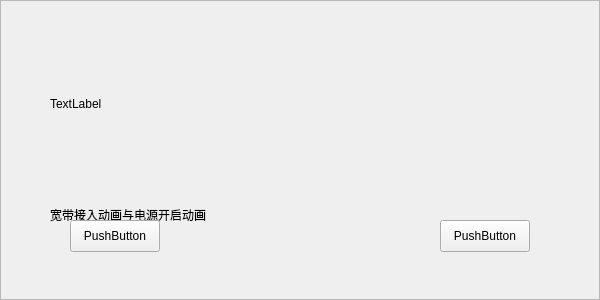
<?xml version="1.0" encoding="UTF-8"?>
<ui version="4.0">
 <class>Frame</class>
 <widget class="QFrame" name="Frame">
  <property name="geometry">
   <rect>
    <x>0</x>
    <y>0</y>
    <width>600</width>
    <height>300</height>
   </rect>
  </property>
  <property name="windowTitle">
   <string>Frame</string>
  </property>
  <property name="frameShape">
   <enum>QFrame::StyledPanel</enum>
  </property>
  <property name="frameShadow">
   <enum>QFrame::Raised</enum>
  </property>
  <widget class="QPushButton" name="nextButton">
   <property name="geometry">
    <rect>
     <x>440</x>
     <y>220</y>
     <width>90</width>
     <height>32</height>
    </rect>
   </property>
   <property name="text">
    <string>PushButton</string>
   </property>
   <property name="UIText" stdset="0">
    <string>110007</string>
   </property>
   <property name="UIClass" stdset="0">
    <string>wbutton</string>
   </property>
  </widget>
  <widget class="QLabel" name="label">
   <property name="geometry">
    <rect>
     <x>50</x>
     <y>190</y>
     <width>500</width>
     <height>50</height>
    </rect>
   </property>
   <property name="text">
    <string>宽带接入动画与电源开启动画</string>
   </property>
   <property name="UIHide" stdset="0">
    <string>false</string>
   </property>
   <property name="UIText" stdset="0">
    <string>110301</string>
   </property>
   <property name="UIClass" stdset="0">
    <string>wtext2</string>
   </property>
  </widget>
  <widget class="QPushButton" name="backButton">
   <property name="geometry">
    <rect>
     <x>70</x>
     <y>220</y>
     <width>90</width>
     <height>32</height>
    </rect>
   </property>
   <property name="text">
    <string>PushButton</string>
   </property>
   <property name="UIText" stdset="0">
    <string>110008</string>
   </property>
   <property name="UIClass" stdset="0">
    <string>wbutton</string>
   </property>
  </widget>
  <widget class="QLabel" name="label_2">
   <property name="geometry">
    <rect>
     <x>50</x>
     <y>24</y>
     <width>500</width>
     <height>160</height>
    </rect>
   </property>
   <property name="text">
    <string>TextLabel</string>
   </property>
   <property name="UIMovie" stdset="0">
    <string>g_guide</string>
   </property>
  </widget>
  <zorder>label</zorder>
  <zorder>label_2</zorder>
  <zorder>backButton</zorder>
  <zorder>nextButton</zorder>
 </widget>
 <resources/>
 <connections/>
</ui>
